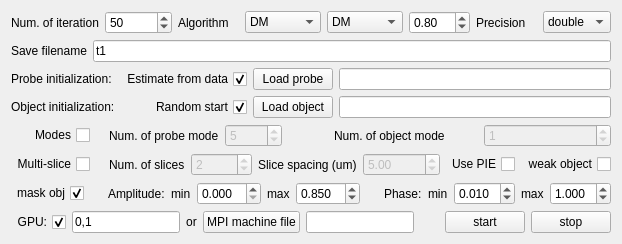
      <widget class="QWidget" name="tab">
       <attribute name="title">
        <string>Reconstruction parameters</string>
       </attribute>
       <layout class="QVBoxLayout" name="verticalLayout">
        <item>
         <layout class="QHBoxLayout" name="horizontalLayout_4">
          <item>
           <widget class="QLabel" name="label_3">
            <property name="text">
             <string>Num. of iteration</string>
            </property>
           </widget>
          </item>
          <item>
           <widget class="QSpinBox" name="sp_n_iterations">
            <property name="minimum">
             <number>1</number>
            </property>
            <property name="maximum">
             <number>999999</number>
            </property>
            <property name="value">
             <number>50</number>
            </property>
           </widget>
          </item>
          <item>
           <widget class="QLabel" name="label_8">
            <property name="text">
             <string>Algorithm</string>
            </property>
           </widget>
          </item>
          <item>
           <widget class="QComboBox" name="cb_alg_flag">
            <item>
             <property name="text">
              <string>DM</string>
             </property>
            </item>
            <item>
             <property name="text">
              <string>ER</string>
             </property>
            </item>
            <item>
             <property name="text">
              <string>ML</string>
             </property>
            </item>
            <item>
             <property name="text">
              <string>DM_real</string>
             </property>
            </item>
            <item>
             <property name="text">
              <string>RAAR</string>
             </property>
            </item>
           </widget>
          </item>
          <item>
           <widget class="QComboBox" name="cb_alg2_flag">
            <item>
             <property name="text">
              <string>DM</string>
             </property>
            </item>
            <item>
             <property name="text">
              <string>ER</string>
             </property>
            </item>
            <item>
             <property name="text">
              <string>ML</string>
             </property>
            </item>
            <item>
             <property name="text">
              <string>DM_real</string>
             </property>
            </item>
            <item>
             <property name="text">
              <string>RAAR</string>
             </property>
            </item>
           </widget>
          </item>
          <item>
           <widget class="QDoubleSpinBox" name="sp_alg_percentage">
            <property name="value">
             <double>0.800000000000000</double>
            </property>
           </widget>
          </item>
          <item>
           <widget class="QLabel" name="label_54">
            <property name="text">
             <string>Precision</string>
            </property>
           </widget>
          </item>
          <item>
           <widget class="QComboBox" name="cb_precision_flag">
            <item>
             <property name="text">
              <string>double</string>
             </property>
            </item>
            <item>
             <property name="text">
              <string>single</string>
             </property>
            </item>
           </widget>
          </item>
         </layout>
        </item>
        <item>
         <layout class="QGridLayout" name="gridLayout">
          <item row="0" column="0">
           <widget class="QLabel" name="label_27">
            <property name="text">
             <string>Save filename</string>
            </property>
           </widget>
          </item>
          <item row="0" column="1">
           <widget class="QLineEdit" name="le_sign">
            <property name="text">
             <string>t1</string>
            </property>
           </widget>
          </item>
         </layout>
        </item>
        <item>
         <layout class="QGridLayout" name="gridLayout_10">
          <item row="0" column="3">
           <widget class="QLineEdit" name="le_prb_path">
            <property name="readOnly">
             <bool>true</bool>
            </property>
           </widget>
          </item>
          <item row="1" column="2">
           <widget class="QPushButton" name="btn_load_object">
            <property name="text">
             <string>Load object</string>
            </property>
           </widget>
          </item>
          <item row="0" column="2">
           <widget class="QPushButton" name="btn_load_probe">
            <property name="text">
             <string>Load probe</string>
            </property>
           </widget>
          </item>
          <item row="0" column="0">
           <widget class="QLabel" name="label_9">
            <property name="text">
             <string>Probe initialization:</string>
            </property>
           </widget>
          </item>
          <item row="1" column="3">
           <widget class="QLineEdit" name="le_obj_path">
            <property name="readOnly">
             <bool>true</bool>
            </property>
           </widget>
          </item>
          <item row="0" column="1">
           <widget class="QCheckBox" name="ck_init_prb_flag">
            <property name="layoutDirection">
             <enum>Qt::RightToLeft</enum>
            </property>
            <property name="text">
             <string>Estimate from data</string>
            </property>
            <property name="checked">
             <bool>true</bool>
            </property>
           </widget>
          </item>
          <item row="1" column="0">
           <widget class="QLabel" name="label_11">
            <property name="text">
             <string>Object initialization:</string>
            </property>
           </widget>
          </item>
          <item row="1" column="1">
           <widget class="QCheckBox" name="ck_init_obj_flag">
            <property name="layoutDirection">
             <enum>Qt::RightToLeft</enum>
            </property>
            <property name="text">
             <string>Random start</string>
            </property>
            <property name="checked">
             <bool>true</bool>
            </property>
           </widget>
          </item>
         </layout>
        </item>
        <item>
         <layout class="QGridLayout" name="gridLayout_2">
          <item row="0" column="0">
           <widget class="QCheckBox" name="ck_mode_flag">
            <property name="layoutDirection">
             <enum>Qt::RightToLeft</enum>
            </property>
            <property name="text">
             <string>Modes</string>
            </property>
           </widget>
          </item>
          <item row="0" column="1">
           <spacer name="horizontalSpacer_8">
            <property name="orientation">
             <enum>Qt::Horizontal</enum>
            </property>
            <property name="sizeType">
             <enum>QSizePolicy::Fixed</enum>
            </property>
            <property name="sizeHint" stdset="0">
             <size>
              <width>13</width>
              <height>20</height>
             </size>
            </property>
           </spacer>
          </item>
          <item row="0" column="2" colspan="2">
           <widget class="QLabel" name="label_22">
            <property name="text">
             <string>Num. of probe mode</string>
            </property>
           </widget>
          </item>
          <item row="0" column="4" colspan="2">
           <widget class="QSpinBox" name="sp_prb_mode_num">
            <property name="enabled">
             <bool>false</bool>
            </property>
            <property name="value">
             <number>5</number>
            </property>
           </widget>
          </item>
          <item row="0" column="6">
           <spacer name="horizontalSpacer_9">
            <property name="orientation">
             <enum>Qt::Horizontal</enum>
            </property>
            <property name="sizeType">
             <enum>QSizePolicy::Fixed</enum>
            </property>
            <property name="sizeHint" stdset="0">
             <size>
              <width>40</width>
              <height>20</height>
             </size>
            </property>
           </spacer>
          </item>
          <item row="0" column="7" colspan="3">
           <widget class="QLabel" name="label_23">
            <property name="text">
             <string>Num. of object mode</string>
            </property>
           </widget>
          </item>
          <item row="0" column="10" colspan="2">
           <widget class="QSpinBox" name="sp_obj_mode_num">
            <property name="enabled">
             <bool>false</bool>
            </property>
            <property name="value">
             <number>1</number>
            </property>
           </widget>
          </item>
          <item row="1" column="0">
           <widget class="QCheckBox" name="ck_multislice_flag">
            <property name="layoutDirection">
             <enum>Qt::RightToLeft</enum>
            </property>
            <property name="text">
             <string>Multi-slice</string>
            </property>
           </widget>
          </item>
          <item row="1" column="1">
           <spacer name="horizontalSpacer_10">
            <property name="orientation">
             <enum>Qt::Horizontal</enum>
            </property>
            <property name="sizeType">
             <enum>QSizePolicy::Fixed</enum>
            </property>
            <property name="sizeHint" stdset="0">
             <size>
              <width>13</width>
              <height>20</height>
             </size>
            </property>
           </spacer>
          </item>
          <item row="1" column="2">
           <widget class="QLabel" name="label_47">
            <property name="text">
             <string>Num. of slices</string>
            </property>
           </widget>
          </item>
          <item row="1" column="3" colspan="2">
           <widget class="QSpinBox" name="sp_slice_num">
            <property name="enabled">
             <bool>false</bool>
            </property>
            <property name="maximum">
             <number>10000</number>
            </property>
            <property name="value">
             <number>2</number>
            </property>
           </widget>
          </item>
          <item row="1" column="5" colspan="3">
           <widget class="QLabel" name="label_48">
            <property name="text">
             <string>Slice spacing (um)</string>
            </property>
           </widget>
          </item>
          <item row="1" column="8">
           <widget class="QDoubleSpinBox" name="sp_slice_spacing_m">
            <property name="enabled">
             <bool>false</bool>
            </property>
            <property name="maximum">
             <double>10000.000000000000000</double>
            </property>
            <property name="value">
             <double>5.000000000000000</double>
            </property>
           </widget>
          </item>
          <item row="1" column="9" colspan="2">
           <widget class="QCheckBox" name="ck_ms_pie_flag">
            <property name="layoutDirection">
             <enum>Qt::RightToLeft</enum>
            </property>
            <property name="text">
             <string>Use PIE</string>
            </property>
           </widget>
          </item>
          <item row="1" column="11">
           <widget class="QCheckBox" name="ck_weak_obj_flag">
            <property name="layoutDirection">
             <enum>Qt::RightToLeft</enum>
            </property>
            <property name="text">
             <string>weak object</string>
            </property>
           </widget>
          </item>
         </layout>
        </item>
        <item>
         <layout class="QHBoxLayout" name="horizontalLayout_3">
          <item>
           <widget class="QCheckBox" name="ck_mask_obj_flag">
            <property name="layoutDirection">
             <enum>Qt::RightToLeft</enum>
            </property>
            <property name="text">
             <string>mask obj</string>
            </property>
            <property name="checked">
             <bool>true</bool>
            </property>
           </widget>
          </item>
          <item>
           <spacer name="horizontalSpacer">
            <property name="orientation">
             <enum>Qt::Horizontal</enum>
            </property>
            <property name="sizeHint" stdset="0">
             <size>
              <width>13</width>
              <height>20</height>
             </size>
            </property>
           </spacer>
          </item>
          <item>
           <widget class="QLabel" name="label_15">
            <property name="text">
             <string>Amplitude:</string>
            </property>
           </widget>
          </item>
          <item>
           <widget class="QLabel" name="label_32">
            <property name="text">
             <string>min</string>
            </property>
           </widget>
          </item>
          <item>
           <widget class="QDoubleSpinBox" name="sp_amp_min">
            <property name="prefix">
             <string/>
            </property>
            <property name="decimals">
             <number>3</number>
            </property>
            <property name="minimum">
             <double>0.000000000000000</double>
            </property>
            <property name="value">
             <double>0.000000000000000</double>
            </property>
           </widget>
          </item>
          <item>
           <widget class="QLabel" name="label_35">
            <property name="text">
             <string>max</string>
            </property>
           </widget>
          </item>
          <item>
           <widget class="QDoubleSpinBox" name="sp_amp_max">
            <property name="prefix">
             <string/>
            </property>
            <property name="decimals">
             <number>3</number>
            </property>
            <property name="value">
             <double>0.850000000000000</double>
            </property>
           </widget>
          </item>
          <item>
           <spacer name="horizontalSpacer_6">
            <property name="orientation">
             <enum>Qt::Horizontal</enum>
            </property>
            <property name="sizeHint" stdset="0">
             <size>
              <width>13</width>
              <height>20</height>
             </size>
            </property>
           </spacer>
          </item>
          <item>
           <widget class="QLabel" name="label_16">
            <property name="text">
             <string>Phase:</string>
            </property>
           </widget>
          </item>
          <item>
           <widget class="QLabel" name="label_34">
            <property name="text">
             <string>min</string>
            </property>
           </widget>
          </item>
          <item>
           <widget class="QDoubleSpinBox" name="sp_pha_min">
            <property name="prefix">
             <string/>
            </property>
            <property name="decimals">
             <number>3</number>
            </property>
            <property name="minimum">
             <double>-4.000000000000000</double>
            </property>
            <property name="maximum">
             <double>4.000000000000000</double>
            </property>
            <property name="value">
             <double>0.010000000000000</double>
            </property>
           </widget>
          </item>
          <item>
           <widget class="QLabel" name="label_33">
            <property name="text">
             <string>max</string>
            </property>
           </widget>
          </item>
          <item>
           <widget class="QDoubleSpinBox" name="sp_pha_max">
            <property name="prefix">
             <string/>
            </property>
            <property name="decimals">
             <number>3</number>
            </property>
            <property name="minimum">
             <double>-4.000000000000000</double>
            </property>
            <property name="maximum">
             <double>4.000000000000000</double>
            </property>
            <property name="value">
             <double>1.000000000000000</double>
            </property>
           </widget>
          </item>
         </layout>
        </item>
        <item>
         <layout class="QHBoxLayout" name="horizontalLayout_5">
          <item>
           <widget class="QCheckBox" name="ck_gpu_flag">
            <property name="layoutDirection">
             <enum>Qt::RightToLeft</enum>
            </property>
            <property name="text">
             <string>GPU:</string>
            </property>
            <property name="checked">
             <bool>true</bool>
            </property>
           </widget>
          </item>
          <item>
           <widget class="QLineEdit" name="le_gpus">
            <property name="toolTip">
             <string>Set the GPUs to be used. Example: 0, 2-3, 5</string>
            </property>
            <property name="text">
             <string>0,1</string>
            </property>
           </widget>
          </item>
          <item>
           <widget class="QLabel" name="label_51">
            <property name="text">
             <string>or</string>
            </property>
            <property name="alignment">
             <set>Qt::AlignCenter</set>
            </property>
           </widget>
          </item>
          <item>
           <widget class="QPushButton" name="btn_MPI_file">
            <property name="text">
             <string>MPI machine file</string>
            </property>
           </widget>
          </item>
          <item>
           <widget class="QLineEdit" name="le_MPI_file_path"/>
          </item>
          <item>
           <spacer name="horizontalSpacer_7">
            <property name="orientation">
             <enum>Qt::Horizontal</enum>
            </property>
            <property name="sizeHint" stdset="0">
             <size>
              <width>18</width>
              <height>20</height>
             </size>
            </property>
           </spacer>
          </item>
          <item>
           <widget class="QPushButton" name="btn_recon_start">
            <property name="maximumSize">
             <size>
              <width>80</width>
              <height>16777215</height>
             </size>
            </property>
            <property name="text">
             <string>start</string>
            </property>
           </widget>
          </item>
          <item>
           <widget class="QPushButton" name="btn_recon_stop">
            <property name="maximumSize">
             <size>
              <width>80</width>
              <height>16777215</height>
             </size>
            </property>
            <property name="text">
             <string>stop</string>
            </property>
           </widget>
          </item>
         </layout>
        </item>
       </layout>
      </widget>
